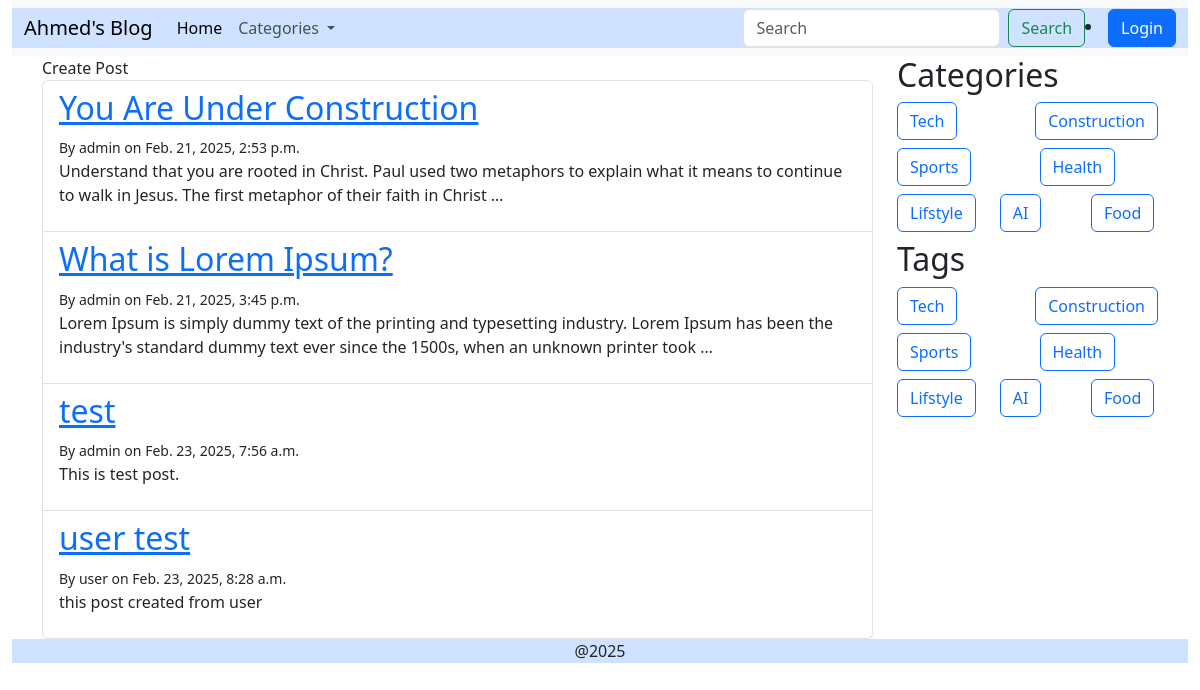
The page / on the database its author committed.
### Blogs/models.py (models this page shows, shortened)
class posts(models.Model):
    title = models.CharField(max_length=100)
    content = models.TextField()
    author = models.ForeignKey(User, on_delete=models.CASCADE)
    category = models.ForeignKey(categories, on_delete=models.SET_NULL, blank=True, null=True)
    tag = models.ManyToManyField(tags, blank=True)
    created_at = models.DateTimeField(auto_now_add=True)
    updated_at = models.DateTimeField(auto_now=True)
    view_count = models.PositiveBigIntegerField(default=0)
    liked_users = models.ManyToManyField(User, related_name='liked_posts')

class categories(models.Model):
    name = models.CharField(max_length=20, unique=True)

class tags(models.Model):
    name = models.CharField(max_length=20, unique=True)

### Blogs/views.py (the view)
# urls.py: path("", views.posts_list, name='posts_list'),
def posts_list(request):
    categoryQ=request.GET.get('category', None)
    tagQ=request.GET.get('tag', None)
    if categoryQ:
        post = posts.objects.filter(category__name=categoryQ)
    elif tagQ:
        post = posts.objects.filter(tag__name=tagQ)
    else:
        post = posts.objects.all()
    tag = tags.objects.all()
    category = categories.objects.all()
    return render(request, 'blog/All_posts.html', {'post': post, 'tag': tag, 'category': category})

### templates/blog/All_posts.html (shortened to what this page needs)
{% extends "blog/base.html" %}
{% block content %}
<a class ='nav-link' href="{% url 'create_post' %}">Create Post</a>
<ul class="list-group">
    {% for post in post %}
    <li class="list-group-item">
        <h2><a href="{% url 'post_detail' post.id %}">{{ post.title }}</a></h2>
        <small> By {{ post.author }} on {{post.created_at }}</small>
        <p>{{ post.content|truncatewords:30 }}</p>
    </li>
    {% empty %}
    <li class="list-group-item">No posts found.</li>
    {% endfor %}
</ul>
{% endblock %}

### templates/blog/base.html (shortened to what this page needs)
<!DOCTYPE html>
<html>
    <head>
        <link rel="stylesheet" href="https://cdn.jsdelivr.net/npm/bootstrap@5.3.3/dist/css/bootstrap.min.css">
        <link rel="stylesheet" href="https://cdn.jsdelivr.net/npm/bootstrap-icons@1.7.2/font/bootstrap-icons.css">
    </head>
    <body>
        <div class="container-fluid">
            <nav class="navbar navbar-expand-lg bg-body-tertiary">
                <div class="container-fluid bg-primary-subtle">
                  <a class="navbar-brand" href="{% url 'posts_list' %}">Ahmed's Blog</a>
                  <div class="collapse navbar-collapse" id="navbarSupportedContent">
                    <ul class="navbar-nav me-auto mb-2 mb-lg-0">
                      <li class="nav-item">
                        <a class="nav-link active" aria-current="page" href="{% url 'posts_list' %}">Home</a>
                      </li>
                      <li class="nav-item dropdown">
                        <a class="nav-link dropdown-toggle" href="#" role="button" data-bs-toggle="dropdown" aria-expanded="false">
                          Categories
                        </a>
                      </li>
                    </ul>
                    <form class="d-flex" role="search">
                      <input class="form-control me-2" type="search" placeholder="Search" aria-label="Search">
                      <button class="btn btn-outline-success" type="submit">Search</button>
                    </form>
                    {% if user.is_authenticated %}
                      <div class="dropdown">
                        <a class="btn btn-secondary dropdown-toggle" href="#" role="button" data-bs-toggle="dropdown" aria-expanded="false">
                          Welcome, {{ user.username }}
                        </a>
                        <ul class="dropdown-menu">
                          <li>
                            <form method="post" action="{% url 'logout' %}">
                              {% csrf_token %}
                              <button type="submit" class="dropdown-item">Logout</button>
                            </form>
                          </li>
                        </ul>
                      </div>
                    {% else %}
                      <li class="nav-item">
                        <a class="btn btn-primary" href="{% url 'login' %}" onclick="openLoginModal(); return false;">Login</a>
                      </li>
                    {% endif %}
                  </div>
                </div>
              </nav>
        <div class="container">
            <div class="row">
                <div class="blog-card col-md-9">
                    {% block content %}
                    {% endblock %}
                </div>
                <div class="blog-card col-md-3">
                    <div class="row">
                        <h2>Categories</h2>
                        {% for category in category %}
                        <div class="col mb-2">
                        <a href="{% url 'posts_list' %}?category={{category.name}}" class="btn btn-outline-primary">{{ category.name }}</a>
                        </div>
                        {% endfor %}
                    </div>
                    <div class="row">
                        <h2>Tags</h2>
                        {% for tag in tag %}
                        <div class="col mb-2">
                        <a href="{% url 'posts_list' %}?tag={{tag.name}}" class="btn btn-outline-primary">{{ tag.name }}</a>
                        </div>
                        {% endfor %}
                    </div>
                </div>
            </div>
        </div>
            <footer class="footer bg-primary-subtle text-center"><p>@2025</p></footer>
        </div>
    </body>
</html>

### rows shown on the page
posts: title "You Are Under Construction", author "admin", created_at "Feb. 21, 2025, 2:53 p.m.", content "Understand that you are rooted in Christ. Paul used two metaphors to explain what it means to continue to walk in Jesus. The first metaphor of their faith in Christ …"
posts: title "What is Lorem Ipsum?", author "admin", created_at "Feb. 21, 2025, 3:45 p.m.", content "Lorem Ipsum is simply dummy text of the printing and typesetting industry. Lorem Ipsum has been the industry's standard dummy text ever since the 1500s, when an unknown printer took …"
posts: title "test", author "admin", created_at "Feb. 23, 2025, 7:56 a.m.", content "This is test post."
posts: title "user test", author "user", created_at "Feb. 23, 2025, 8:28 a.m.", content "this post created from user"
categories: name "Tech"
categories: name "Construction"
categories: name "Sports"
categories: name "Health"
categories: name "Lifstyle"
categories: name "AI"
categories: name "Food"
tags: name "Tech"
tags: name "Construction"
tags: name "Sports"
tags: name "Health"
tags: name "Lifstyle"
tags: name "AI"
tags: name "Food"
